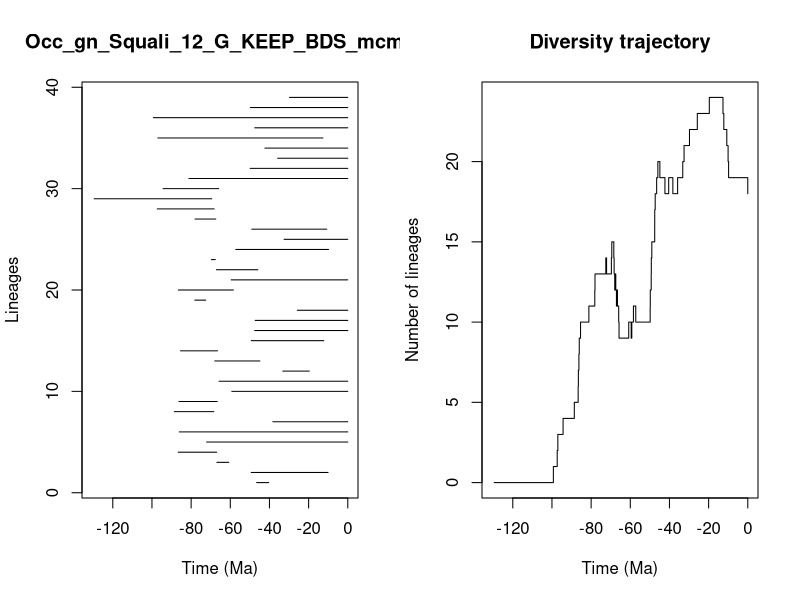

Recreate this plot in R.


pdf(file='../Results/Genus/5_MA_bins_EXT_EP/pyrate_mcmc_logs/Occ_gn_Squali_12_G_KEEP_BDS_mcmc_LTT.pdf',width=0.6*20, height=0.6*10)
title = "Occ_gn_Squali_12_G_KEEP_BDS_mcmc"
ts=c(46.53696285868171, 49.3178575617121,66.85051349719048,86.62290252983665,72.10909047390813,86.05324692695508,38.264792008972066,88.58915562014813,86.2399066842915,59.22159350145289,65.73963910801866,33.20387085164778,67.945703713069,85.39870826312122,49.2672365459595,47.53175832618176,47.28129457860508,25.77374601217067,78.12368038472303,86.51983328943005,59.53956031118223,67.08006402436881,69.65681971758467,57.201545867385555,32.53759254865083,48.99982628793416,78.01640505474282,97.31527301758695,129.50458492328178,94.32164242439495,81.14677620925382,49.844689781110205,35.82852290752546,42.30883002133412,96.99071842499579,47.519087601119374,99.282161955627,49.79190008586413,29.77335795400993)
te=c(40.38835981118515, 10.051617116605277,60.789325968404015,66.95723568682803,0.0,0.0,0.0,68.40837090351735,66.66816397949236,0.0,0.0,19.643643150195324,44.89252088929272,66.54413205747196,12.242134395530561,0.0,0.0,0.0,72.49888598705905,58.39562178080001,0.0,45.919187477864504,67.67341344200433,9.792086777093004,0.0,10.713333016329013,67.40293561474492,68.24991968441674,69.44724393757595,65.9192086263803,0.0,0.0,0.0,0.0,12.66306342238189,0.0,0.0,0.0,0.0)
div_traj=c(0, 1,2,3,4,5,6,7,8,9,10,11,12,13,14,13,14,15,14,13,12,13,12,11,12,11,12,11,10,9,10,9,10,11,10,11,12,13,14,15,16,17,18,19,20,19,18,19,18,19,20,21,22,23,24,23,22,21,20,19,18)
time_events=c(129.50458492328178, 99.282161955627,97.31527301758695,96.99071842499579,94.32164242439495,88.58915562014813,86.62290252983665,86.51983328943005,86.2399066842915,86.05324692695508,85.39870826312122,81.14677620925382,78.12368038472303,78.01640505474282,72.49888598705905,72.10909047390813,69.65681971758467,69.44724393757595,68.40837090351735,68.24991968441674,67.945703713069,67.67341344200433,67.40293561474492,67.08006402436881,66.95723568682803,66.85051349719048,66.66816397949236,66.54413205747196,65.9192086263803,65.73963910801866,60.789325968404015,59.53956031118223,59.22159350145289,58.39562178080001,57.201545867385555,49.844689781110205,49.79190008586413,49.3178575617121,49.2672365459595,48.99982628793416,47.53175832618176,47.519087601119374,47.28129457860508,46.53696285868171,45.919187477864504,44.89252088929272,42.30883002133412,40.38835981118515,38.264792008972066,35.82852290752546,33.20387085164778,32.53759254865083,29.77335795400993,25.77374601217067,19.643643150195324,12.66306342238189,12.242134395530561,10.713333016329013,10.051617116605277,9.792086777093004,0.0)
                par(mfrow=c(1,2))
                L = length(ts)
                plot(ts, 1:L , xlim=c(-max(ts)-1,0), pch=20, type="n", main=title,xlab="Time (Ma)",ylab="Lineages")
                for (i in 1:L){segments(x0=-te[i],y0=i,x1=-ts[i],y1=i)}    
                t = -time_events
                plot(div_traj ~ t,type="s", main = "Diversity trajectory",xlab="Time (Ma)",ylab="Number of lineages",xlim=c(-max(ts)-1,0))
                abline(v=c(65,200,251,367,445),lty=2,col="gray")
                
